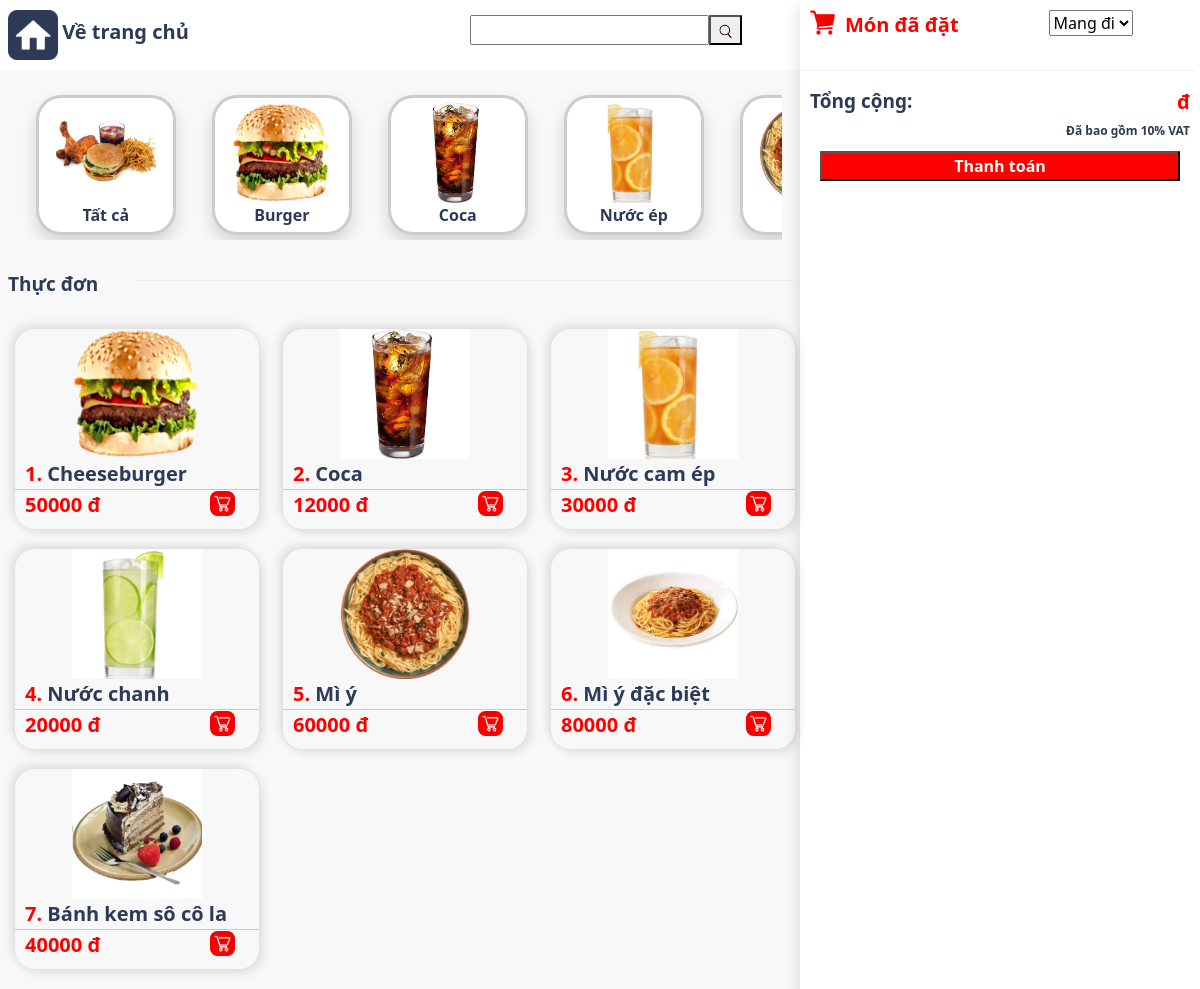
/src/menu.php, run on the app's committed database.
### tables this page shows
CREATE TABLE `category`(
    `ID` TINYINT UNSIGNED NOT NULL PRIMARY KEY AUTO_INCREMENT,
    `name` VARCHAR(50) DEFAULT NULL,
    `IMG` VARCHAR(100) DEFAULT NULL
);

CREATE TABLE `product`(
    `ID` TINYINT UNSIGNED NOT NULL PRIMARY KEY AUTO_INCREMENT,
    `name` VARCHAR(50) DEFAULT NULL,
    `type` TINYINT UNSIGNED NOT NULL,
    `price` INT UNSIGNED NOT NULL DEFAULT 0,
    `nutrient` TEXT DEFAULT "Không có thông tin",
    `additives` TEXT DEFAULT "Không có thông tin",
    `decoration` TEXT DEFAULT "Không có thông tin",
    `IMG` VARCHAR(100) DEFAULT NULL,
    FOREIGN KEY(`type`) REFERENCES `category`(`ID`)
);

### src/menu.php (the view, shortened to what this page needs)
<?php
$dbhost = "localhost";
$dbuser = "root";
$dbpass = "";
$dbname = "pos";
$conn = new mysqli($dbhost, $dbuser, $dbpass, $dbname);
$sql = "SELECT * FROM `order` ORDER BY `ID` DESC LIMIT 1;";
$order = mysqli_query($conn, $sql);
if (mysqli_num_rows($order) == 0) {
    $sql = "INSERT INTO `order`(`status`) VALUES(0);";
    $order = mysqli_query($conn, $sql);
    $sql = "SELECT * FROM `order` ORDER BY `ID` DESC LIMIT 1;";
    $order = mysqli_query($conn, $sql);
    $order = mysqli_fetch_assoc($order);
}
$sql = "SELECT * FROM `category`;";
$category = mysqli_query($conn, $sql);
$sql = "SELECT * FROM `product`;";
$product = mysqli_query($conn, $sql);
$sql = "SELECT * FROM `table`;";
$table = mysqli_query($conn, $sql);
?>
<!DOCTYPE html>
<html lang="en">
<head>
    <link rel="stylesheet" href="../styles/style.css">
    <link href="https://cdn.jsdelivr.net/npm/bootstrap@5.0.2/dist/css/bootstrap.min.css" rel="stylesheet">
</head>
<body>
    <div class="container-fluid" >
        <div class="row">
            <div class="col-sm-8" style="background-color:#F8F8F8; padding:0;">
                <div class="container-fluid" id="menu-header" style="padding:0;">
                    <div class="row">
                        <div class="col-sm-6" style="align-items:center; background-color:#fff; padding: 10px;">
                            <img src="../images/home.png" height="50px" style="margin-left: 10px;">
                            <b style="color:#2C3A57; font-size:20px;">Về trang chủ</b>
                        </div>
                        <div class="col-sm-6" id="search-container" style="background-color:#fff;">
                        <form action="search.php" class="d-flex searchTool" method="GET">
                            <input style="margin-top: 15px; margin-bottom:10px; margin-left:15%;" type="search" name="search" id="search">
                            <button type="submit" style="height:30px;margin-bottom:10px;margin-top:15px;"><img src="../images/search.png" height="17px"></button>
                        </form>
                        </div>
                    </div>
                </div>
                <main id="category-container" style="padding: 10px;">
                    <section id="category">
                    <?php while ($row = mysqli_fetch_assoc($category)) { ?>
                        <div class="type-item shadow" onclick="filterbycategory(<?php echo $row['ID'];?>)">
                            <img src="<?php echo $row['IMG'];?>" height="100px">
                            <br><b style="color:#2C3A57;"><?php echo $row['name'];?></b>
                        </div>
                    <?php } ?>
                    </section>
                </main>
                <div class="container-fluid" id="menu-break" style="padding:0;">
                    <div class="row">
                        <div class="col-sm-2" style=" padding: 10px;">
                            <b style="color:#2C3A57; font-size:19px; padding-left:10px;">Thực đơn</b>
                        </div>
                        <div class="col-sm-10" >
                            <hr style="margin-top: 20px; width: 99%; color:#C4C4C4;">
                        </div>
                    </div>
                </div>
                <div id="main-menu">
                <div class="row" style=" padding: 10px;">
                <?php if (mysqli_num_rows($product) > 0) {while ($row = mysqli_fetch_assoc($product)) { ?>
                    <div class="col-sm-4 col-6">
                        <div class="dish-card" data-bs-toggle="modal" data-bs-target="#Modal<?php echo $row['ID']; ?>">
                            <div class="dish-img-container" style="text-align: center;">
                                <img src="<?php echo $row['IMG']; ?>" height="130px">
                            </div>
                            <b style="color: red; font-size:20px;padding-left:10px;"><?php echo $row['ID']; ?>.</b><b style="color:#2C3A57;font-size:20px;"> <?php echo $row['name']; ?> </b>
                            <hr style="margin: 0; width: 100%; color:#2C3A57;">
                            <div style="display: flex;">
                                <div style="width: 80%;">
                                    <b style="color: red; font-size:20px;padding-left:10px;"><?php echo $row['price']; ?> đ</b>
                                </div>
                                <div style="width: 20%;">
                                    <img src="../images/cart1.png" height="25px" style="border-radius: 30%;">
                                </div>
                            </div>
                        </div>
                    </div>
                <?php }} ?>
                </div>
            </div>
                </div>
            <div class="col-sm-4 shadow" id="cart" style=" padding:0;">
                <div id="cart-container">
                    <div class="head" style="display:flex;">
                        <div style="display:flex; padding-top:10px; padding-left:10px; padding-bottom:10px;">
                            <img class="cart-side-icon" src="../images/cart.png" height="25px">
                            <b style="color: red; font-size:20px;padding-left:10px;">Món đã đặt</b>
                        </div>
                        <div style="padding-top:10px; margin-left:90px;">
                            <select id="tableNum" name="table-Number" onchange="updateTable(this);">
                                <?php while ($row = mysqli_fetch_assoc($table)) { ?>
                                <option value="<?php echo $row['ID']; ?>" <?php if($row['ID']==$order['table']) echo 'selected';?>><?php echo $row['name']; ?></option>
                                <?php } ?>
                            </select>
                        </div>
                    </div>
                    <hr style="margin-top: 20px; width: 99%; color:#C4C4C4;">
                    <div class="cart-footer">
                        <div style="text-align: left; width:50%;">
                            <b style="color:#2C3A57; font-size:19px; padding-left:10px;">Tổng cộng:</b>
                        </div>
                        <div style="text-align: right; width:50%;">
                            <b style="color: red; font-size:20px;padding-right:10px;"><?php echo $order['total_price'];?> đ</b><br>
                            <b style="color:#2C3A57; font-size:12px; padding-right:10px;">Đã bao gồm 10% VAT</b>
                        </div>
                    </div>
                    <button onclick="window.location.href='payment.php';" style="color: white; background-color:red; font-weight:bold; width:90%;margin-left:5%; margin-top:10px;margin-bottom:10px;">
                        Thanh toán
                    </button>
                </div>
            </div>
        </div>
    </div>
</body>
</html>

### styles/style.css (style rules this page uses)
#category { width: 98%; min-height: 100 px; margin: 10px auto; display: -webkit-box; display: -ms-flexbox; display: flex; -webkit-box-pack: left; -ms-flex-pack: left; justify-content: left; overflow-x: scroll; }
.type-item { min-width: 140px; height: 140px; text-align: center; left: 0; padding-top: 5px; margin: 5px 18px; color: #ccc; background-color: white; -webkit-transition: 0.5s; transition: 0.5s; border-radius: 18%; border: solid; }
.dish-card { min-width: 100%; min-height: 200px; -webkit-box-shadow: -4px -4px 10px rgba(0, 0, 0, 0.1), 4px 4px 10px rgba(0, 0, 0, 0.1); box-shadow: -4px -4px 10px rgba(0, 0, 0, 0.1), 4px 4px 10px rgba(0, 0, 0, 0.1); border-radius: 20px; background: #F8F8F8; margin-top: 10px; margin-bottom: 10px; margin-left: 5px; margin-right: 10px; }
#cart-container { position: -webkit-sticky; position: sticky; top: 0; }
.cart-footer { display: -webkit-box; display: -ms-flexbox; display: flex; }

### data on the page
category: IMG (picture), name "Tất cả"
category: IMG (picture), name "Burger"
category: IMG (picture), name "Coca"
category: IMG (picture), name "Nước ép"
category: IMG (picture)
product: IMG (picture), ID "1", name "Cheeseburger", price "50000"
product: IMG (picture), ID "2", name "Coca", price "12000"
product: IMG (picture), ID "3", name "Nước cam ép", price "30000"
product: IMG (picture), ID "4", name "Nước chanh", price "20000"
product: IMG (picture), ID "5", name "Mì ý", price "60000"
product: IMG (picture), ID "6", name "Mì ý đặc biệt", price "80000"
product: IMG (picture), ID "7", name "Bánh kem sô cô la", price "40000"

### other printed values
form field table-Number "Mang đi"
